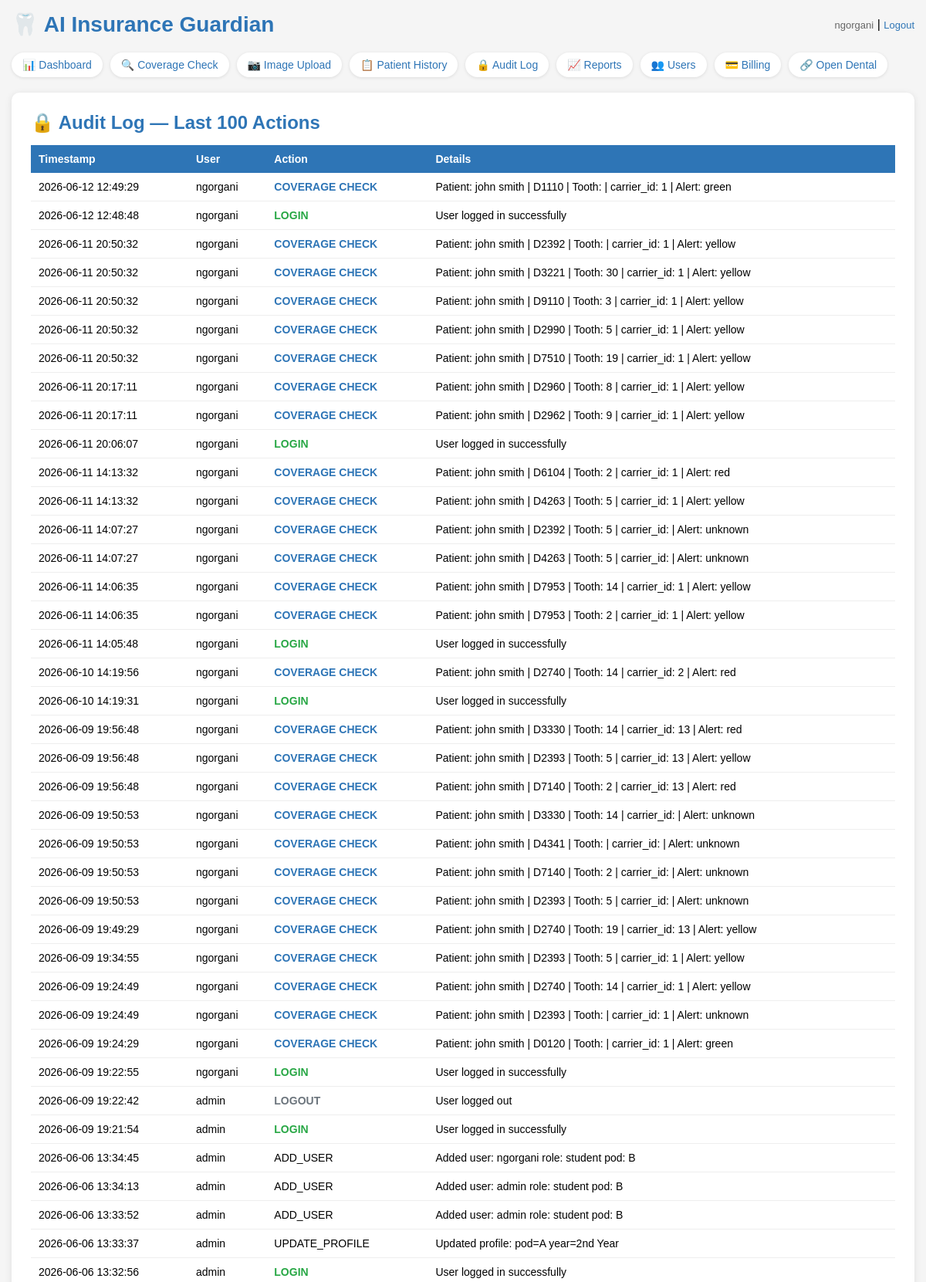
Screenshot of /audit (signed in, upper part) with the database file from the repository.
### tables this page shows
CREATE TABLE users (
            id INTEGER PRIMARY KEY,
            username TEXT UNIQUE NOT NULL,
            password TEXT NOT NULL,
            role TEXT DEFAULT 'staff'
        , pod TEXT DEFAULT NULL, year_level TEXT DEFAULT NULL, full_name TEXT DEFAULT NULL);

CREATE TABLE audit_log (id INTEGER PRIMARY KEY, username TEXT, action TEXT, details TEXT, timestamp TEXT);

### app.py (the view)
@app.route("/audit")
@login_required
def audit():
    conn = get_db()
    cursor = conn.cursor()
    cursor.execute("SELECT * FROM audit_log ORDER BY timestamp DESC LIMIT 100")
    records = cursor.fetchall()
    conn.close()
    return render_template("audit.html", records=records)

### app.py (called while the page is built)
def get_db():
    conn = sqlite3.connect("insurance_guardian.db")
    conn.row_factory = sqlite3.Row
    return conn

@login_manager.user_loader
def load_user(user_id):
    conn = get_db()
    cursor = conn.cursor()
    cursor.execute("SELECT id, username, role, pod, year_level, full_name FROM users WHERE id = ?", (user_id,))
    row = cursor.fetchone()
    conn.close()
    if row:
        return User(row[0], row[1], row[2], row[3], row[4], row[5])
    return None

### templates/audit.html (shortened to what this page needs)
<!DOCTYPE html>
<html>
<head>
</head>
<body>
    <div class="header">
        <h1>🦷 AI Insurance Guardian</h1>
        <div>
            <span class="user-info">{{ current_user.username }}</span> |
            <a href="/logout" class="logout">Logout</a>
        </div>
    </div>
    <div class="nav">
        <a href="/dashboard" class="active">📊 Dashboard</a>
        <a href="/">🔍 Coverage Check</a>
        <a href="/upload">📷 Image Upload</a>
        <a href="/history">📋 Patient History</a>
        <a href="/audit">🔒 Audit Log</a>
        <a href="/reports">📈 Reports</a>
        <a href="/users">👥 Users</a>
        <a href="/billing">💳 Billing</a>
        <a href="/opendental">🔗 Open Dental</a>
    </div>
    <div class="results-box">
        <h2>🔒 Audit Log — Last 100 Actions</h2>
        <table>
            <tr>
                <th>Timestamp</th>
                <th>User</th>
                <th>Action</th>
                <th>Details</th>
            </tr>
            {% for record in records %}
            <tr>
                <td>{{ record[4] }}</td>
                <td>{{ record[1] }}</td>
                <td>
                    {% if record[2] == 'LOGIN' %}<span class="action-login">LOGIN</span>
                    {% elif record[2] == 'LOGOUT' %}<span class="action-logout">LOGOUT</span>
                    {% elif record[2] == 'COVERAGE_CHECK' %}<span class="action-check">COVERAGE CHECK</span>
                    {% elif record[2] == 'FAILED_LOGIN' %}<span class="action-failed">FAILED LOGIN</span>
                    {% else %}{{ record[2] }}{% endif %}
                </td>
                <td>{{ record[3] }}</td>
            </tr>
            {% endfor %}
        </table>
    </div>
</body>
</html>

### templates/audit.html (style rules this page uses)
* { box-sizing: border-box; margin: 0; padding: 0; }
body { font-family: Arial, sans-serif; background-color: #f5f5f5; padding: 15px; }
.header { display: flex; justify-content: space-between; align-items: center; margin-bottom: 20px; flex-wrap: wrap; gap: 10px; }
h1 { color: #2E75B6; font-size: clamp(20px, 4vw, 28px); }
.nav { display: flex; flex-wrap: wrap; gap: 10px; margin-bottom: 20px; }
.nav a { color: #2E75B6; text-decoration: none; font-size: 14px; background: white; padding: 8px 14px; border-radius: 20px; box-shadow: 0 1px 4px rgba(0,0,0,0.1); }
.user-info { color: #666; font-size: 13px; }
.logout { color: #2E75B6; text-decoration: none; font-size: 13px; }
.results-box { background: white; padding: 25px; border-radius: 10px; box-shadow: 0 2px 10px rgba(0,0,0,0.1); }
.results-box h2 { color: #2E75B6; margin-bottom: 15px; }
table { width: 100%; border-collapse: collapse; font-size: 14px; }
th { background: #2E75B6; color: white; padding: 10px; text-align: left; }
td { padding: 10px; border-bottom: 1px solid #eee; }
.action-login { color: #28a745; font-weight: bold; }
.action-logout { color: #6c757d; font-weight: bold; }
.action-check { color: #2E75B6; font-weight: bold; }

### rows the page displays
users: username "ngorgani"
audit_log: timestamp "2026-06-12 12:49:29", username "ngorgani", action "COVERAGE CHECK", details "Patient: john smith | D1110 | Tooth: | carrier_id: 1 | Alert: green"
audit_log: timestamp "2026-06-12 12:48:48", username "ngorgani", action "LOGIN", details "User logged in successfully"
audit_log: timestamp "2026-06-11 20:50:32", username "ngorgani", action "COVERAGE CHECK", details "Patient: john smith | D2392 | Tooth: | carrier_id: 1 | Alert: yellow"
audit_log: timestamp "2026-06-11 20:50:32", username "ngorgani", action "COVERAGE CHECK", details "Patient: john smith | D3221 | Tooth: 30 | carrier_id: 1 | Alert: yellow"
audit_log: timestamp "2026-06-11 20:50:32", username "ngorgani", action "COVERAGE CHECK", details "Patient: john smith | D9110 | Tooth: 3 | carrier_id: 1 | Alert: yellow"
audit_log: timestamp "2026-06-11 20:50:32", username "ngorgani", action "COVERAGE CHECK", details "Patient: john smith | D2990 | Tooth: 5 | carrier_id: 1 | Alert: yellow"
audit_log: timestamp "2026-06-11 20:50:32", username "ngorgani", action "COVERAGE CHECK", details "Patient: john smith | D7510 | Tooth: 19 | carrier_id: 1 | Alert: yellow"
audit_log: timestamp "2026-06-11 20:17:11", username "ngorgani", action "COVERAGE CHECK", details "Patient: john smith | D2960 | Tooth: 8 | carrier_id: 1 | Alert: yellow"
audit_log: timestamp "2026-06-11 20:17:11", username "ngorgani", action "COVERAGE CHECK", details "Patient: john smith | D2962 | Tooth: 9 | carrier_id: 1 | Alert: yellow"
audit_log: timestamp "2026-06-11 20:06:07", username "ngorgani", action "LOGIN", details "User logged in successfully"
audit_log: timestamp "2026-06-11 14:13:32", username "ngorgani", action "COVERAGE CHECK", details "Patient: john smith | D6104 | Tooth: 2 | carrier_id: 1 | Alert: red"
audit_log: timestamp "2026-06-11 14:13:32", username "ngorgani", action "COVERAGE CHECK", details "Patient: john smith | D4263 | Tooth: 5 | carrier_id: 1 | Alert: yellow"
audit_log: timestamp "2026-06-11 14:07:27", username "ngorgani", action "COVERAGE CHECK", details "Patient: john smith | D2392 | Tooth: 5 | carrier_id: | Alert: unknown"
audit_log: timestamp "2026-06-11 14:07:27", username "ngorgani", action "COVERAGE CHECK", details "Patient: john smith | D4263 | Tooth: 5 | carrier_id: | Alert: unknown"
audit_log: timestamp "2026-06-11 14:06:35", username "ngorgani", action "COVERAGE CHECK", details "Patient: john smith | D7953 | Tooth: 14 | carrier_id: 1 | Alert: yellow"
audit_log: timestamp "2026-06-11 14:06:35", username "ngorgani", action "COVERAGE CHECK", details "Patient: john smith | D7953 | Tooth: 2 | carrier_id: 1 | Alert: yellow"
audit_log: timestamp "2026-06-11 14:05:48", username "ngorgani", action "LOGIN", details "User logged in successfully"
audit_log: timestamp "2026-06-10 14:19:56", username "ngorgani", action "COVERAGE CHECK", details "Patient: john smith | D2740 | Tooth: 14 | carrier_id: 2 | Alert: red"
audit_log: timestamp "2026-06-10 14:19:31", username "ngorgani", action "LOGIN", details "User logged in successfully"
audit_log: timestamp "2026-06-09 19:56:48", username "ngorgani", action "COVERAGE CHECK", details "Patient: john smith | D3330 | Tooth: 14 | carrier_id: 13 | Alert: red"
audit_log: timestamp "2026-06-09 19:56:48", username "ngorgani", action "COVERAGE CHECK", details "Patient: john smith | D2393 | Tooth: 5 | carrier_id: 13 | Alert: yellow"
audit_log: timestamp "2026-06-09 19:56:48", username "ngorgani", action "COVERAGE CHECK", details "Patient: john smith | D7140 | Tooth: 2 | carrier_id: 13 | Alert: red"
audit_log: timestamp "2026-06-09 19:50:53", username "ngorgani", action "COVERAGE CHECK", details "Patient: john smith | D3330 | Tooth: 14 | carrier_id: | Alert: unknown"
audit_log: timestamp "2026-06-09 19:50:53", username "ngorgani", action "COVERAGE CHECK", details "Patient: john smith | D4341 | Tooth: | carrier_id: | Alert: unknown"
audit_log: timestamp "2026-06-09 19:50:53", username "ngorgani", action "COVERAGE CHECK", details "Patient: john smith | D7140 | Tooth: 2 | carrier_id: | Alert: unknown"
audit_log: timestamp "2026-06-09 19:50:53", username "ngorgani", action "COVERAGE CHECK", details "Patient: john smith | D2393 | Tooth: 5 | carrier_id: | Alert: unknown"
audit_log: timestamp "2026-06-09 19:49:29", username "ngorgani", action "COVERAGE CHECK", details "Patient: john smith | D2740 | Tooth: 19 | carrier_id: 13 | Alert: yellow"
audit_log: timestamp "2026-06-09 19:34:55", username "ngorgani", action "COVERAGE CHECK", details "Patient: john smith | D2393 | Tooth: 5 | carrier_id: 1 | Alert: yellow"
audit_log: timestamp "2026-06-09 19:24:49", username "ngorgani", action "COVERAGE CHECK", details "Patient: john smith | D2740 | Tooth: 14 | carrier_id: 1 | Alert: yellow"
audit_log: timestamp "2026-06-09 19:24:49", username "ngorgani", action "COVERAGE CHECK", details "Patient: john smith | D2393 | Tooth: | carrier_id: 1 | Alert: unknown"
audit_log: timestamp "2026-06-09 19:24:29", username "ngorgani", action "COVERAGE CHECK", details "Patient: john smith | D0120 | Tooth: | carrier_id: 1 | Alert: green"
audit_log: timestamp "2026-06-09 19:22:55", username "ngorgani", action "LOGIN", details "User logged in successfully"
audit_log: timestamp "2026-06-09 19:22:42", username "admin", action "LOGOUT", details "User logged out"
audit_log: timestamp "2026-06-09 19:21:54", username "admin", action "LOGIN", details "User logged in successfully"
audit_log: timestamp "2026-06-06 13:34:45", username "admin", action "ADD_USER", details "Added user: ngorgani role: student pod: B"
audit_log: timestamp "2026-06-06 13:34:13", username "admin", action "ADD_USER", details "Added user: admin role: student pod: B"
audit_log: timestamp "2026-06-06 13:33:52", username "admin", action "ADD_USER", details "Added user: admin role: student pod: B"
audit_log: timestamp "2026-06-06 13:33:37", username "admin", action "UPDATE_PROFILE", details "Updated profile: pod=A year=2nd Year"
audit_log: timestamp "2026-06-06 13:32:56", username "admin", action "LOGIN", details "User logged in successfully"
